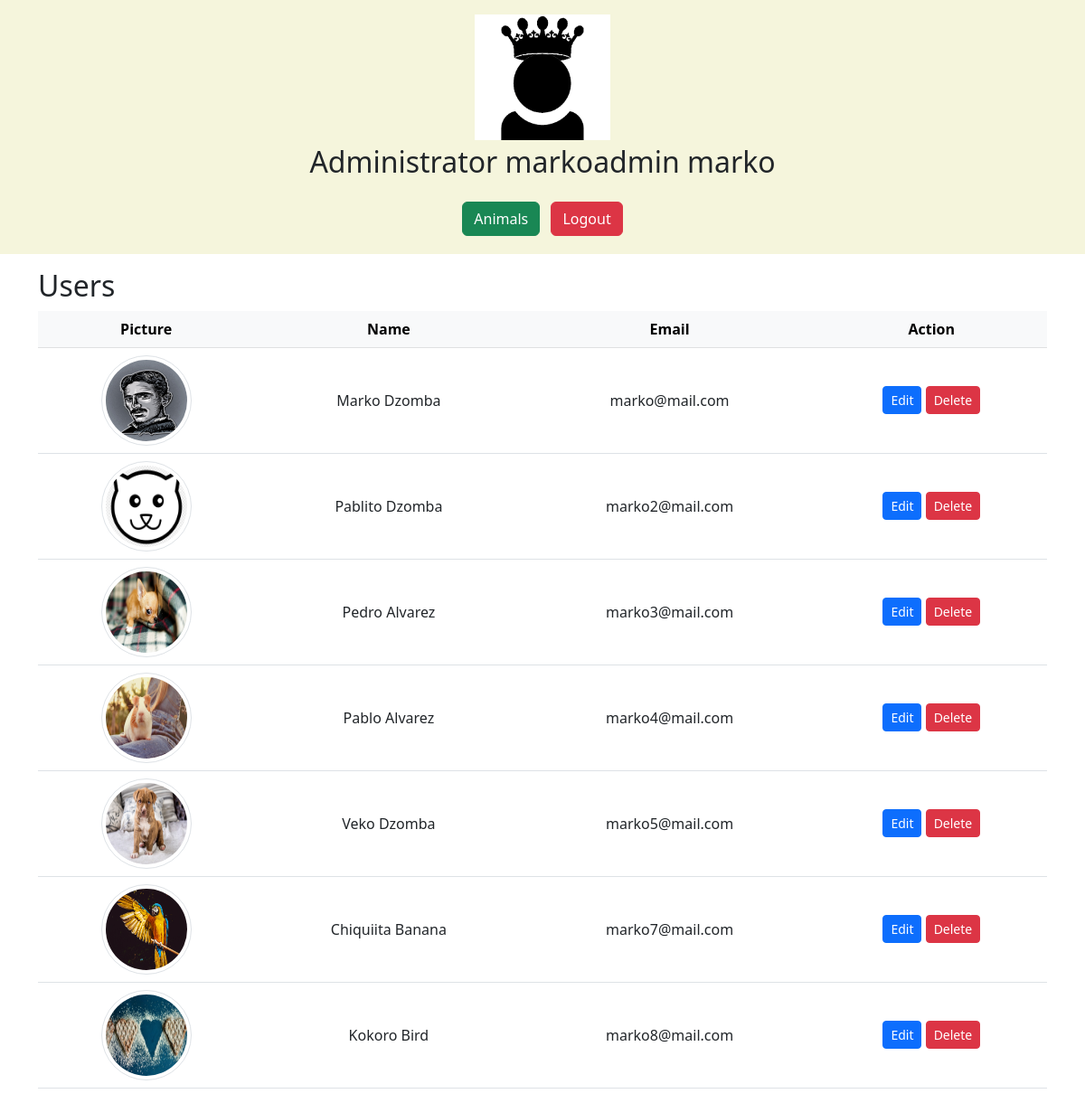
Page /dashboard.php (signed in) on the committed database.
### tables this page shows
CREATE TABLE `user` (
  `id` int(11) NOT NULL,
  `first_name` varchar(50) NOT NULL,
  `last_name` varchar(30) NOT NULL,
  `password` varchar(255) NOT NULL,
  `email` varchar(255) NOT NULL,
  `address` varchar(255) NOT NULL,
  `picture` varchar(255) NOT NULL,
  `status` enum('user','adm') DEFAULT 'user',
  `phone_number` varchar(20) NOT NULL
);

### dashboard.php (the view, shortened to what this page needs)
<?php
require_once 'components/db_connect.php';
$res = mysqli_query($connect, "SELECT * FROM user WHERE id=" . $_SESSION['adm']);
$rowd = mysqli_fetch_array($res, MYSQLI_ASSOC);
$status = 'adm';
$sql = "SELECT * FROM user WHERE status != '$status'";
$result = mysqli_query($connect, $sql);
$tbody = '';
if ($result->num_rows > 0) {
    while ($row = $result->fetch_array(MYSQLI_ASSOC)) {
        $tbody .= "<tr>
            <td class ='text-center'><img class='img-thumbnail rounded-circle' src='picture/" . $row['picture'] . "' alt=" . $row['first_name'] . "></td>
            <td class ='text-center'>" . $row['first_name'] . " " . $row['last_name'] . "</td>
            <td class ='text-center'>" . $row['email'] . "</td>
            <td class ='text-center'><a href='update.php?id=" . $row['id'] . "'><button class='btn btn-primary btn-sm' type='button'>Edit</button></a>
            <a href='delete.php?id=" . $row['id'] . "'><button class='btn btn-danger btn-sm' type='button'>Delete</button></a></td>
            </tr>";
    }
} else {
    $tbody = "<tr><td colspan='5'><center>No Data Available </center></td></tr>";
}
?>
<!DOCTYPE html>
<html lang="en">
<head>
    <?php require_once 'components/boot.php' ?>
</head>
<body>
<div class="hero p-3 mb-3 text-center">
    <img class="userImage" src="picture/admavatar.png" alt="admavatar">
    <p class="text-dark fs-2">Administrator <?php echo $rowd['first_name'] . " " . $rowd['last_name']; ?></p>
    <a href="animal/index.php" class="btn btn-success m-1">Animals</a>
    <a href="logout.php?logout" class="btn btn-danger m-1">Logout</a>
</div>
<div class="container">
    <div class="mt-1">
        <p class='h2'>Users</p>
        <table class='table table-hover'>
            <thead class='table-light'>
                <tr>
                    <th>Picture</th>
                    <th>Name</th>
                    <th>Email</th>
                    <th>Action</th>
                </tr>
            </thead>
            <tbody>
                <?= $tbody ?>
            </tbody>
        </table>
    </div>
</div>
</body>
</html>

### dashboard.php (style rules this page uses)
.img-thumbnail { width: 100px !important; height: 100px !important; }
td { text-align: left; vertical-align: middle; }
tr { text-align: center; }
.userImage { width: 150px; height: auto; }
.hero { background: beige; }

### rows in the picture
user: first_name "markoadmin", last_name "marko"
user: picture (picture), first_name "Marko", last_name "Dzomba", email "marko@mail.com"
user: picture (picture), first_name "Pablito", last_name "Dzomba", email "marko2@mail.com"
user: picture (picture), first_name "Pedro", last_name "Alvarez", email "marko3@mail.com"
user: picture (picture), first_name "Pablo", last_name "Alvarez", email "marko4@mail.com"
user: picture (picture), first_name "Veko", last_name "Dzomba", email "marko5@mail.com"
user: picture (picture), first_name "Chiquiita", last_name "Banana", email "marko7@mail.com"
user: picture (picture), first_name "Kokoro", last_name "Bird", email "marko8@mail.com"
